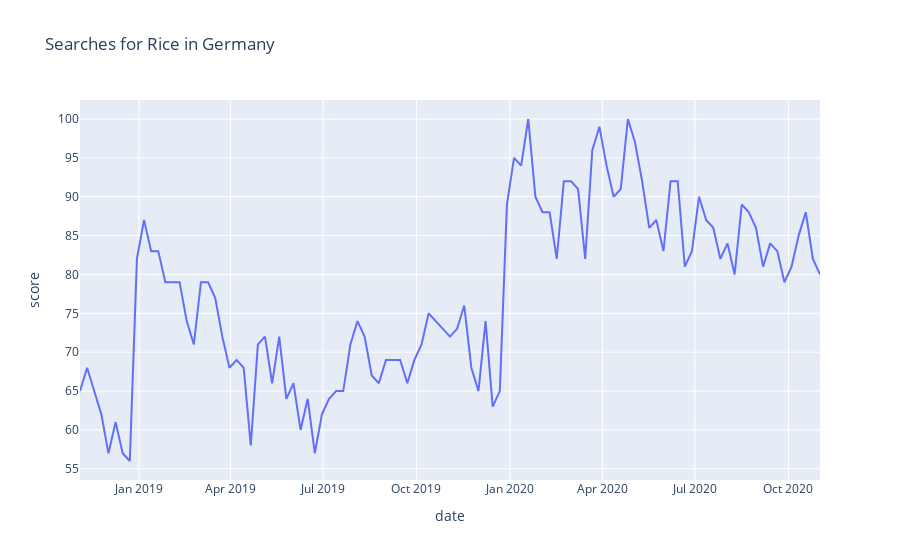

The cell this chart's notebook holds for it:
### Code cell
germany_rice_fig = px.line(germany[germany.term.str.lower()=="rice"], x="date", y="score", title="Searches for Rice in Germany")
germany_rice_fig.show()

### Figure 1 — Plotly figure (JSON) as saved in the notebook; plotly's stock layout.template omitted (floating-point values rounded to 4 significant figures)
{"data": [{"hovertemplate": "date=%{x}<br>score=%{y}<extra></extra>", "legendgroup": "", "line": {"color": "#636efa", "dash": "solid"}, "mode": "lines", "name": "", "orientation": "v", "showlegend": false, "type": "scatter", "x": ["2018-11-04", "2018-11-11", "2018-11-18", "2018-11-25", "2018-12-02", "2018-12-09", "2018-12-16", "2018-12-23", "2018-12-30", "2019-01-06", "2019-01-13", "2019-01-20", "2019-01-27", "2019-02-03", "2019-02-10", "2019-02-17", "2019-02-24", "2019-03-03", "2019-03-10", "2019-03-17", "2019-03-24", "2019-03-31", "2019-04-07", "2019-04-14", "2019-04-21", "2019-04-28", "2019-05-05", "2019-05-12", "2019-05-19", "2019-05-26", "2019-06-02", "2019-06-09", "2019-06-16", "2019-06-23", "2019-06-30", "2019-07-07", "2019-07-14", "2019-07-21", "2019-07-28", "2019-08-04", "2019-08-11", "2019-08-18", "2019-08-25", "2019-09-01", "2019-09-08", "2019-09-15", "2019-09-22", "2019-09-29", "2019-10-06", "2019-10-13", "2019-10-20", "2019-10-27", "2019-11-03", "2019-11-10", "2019-11-17", "2019-11-24", "2019-12-01", "2019-12-08", "2019-12-15", "2019-12-22", "2019-12-29", "2020-01-05", "2020-01-12", "2020-01-19", "2020-01-26", "2020-02-02", "2020-02-09", "2020-02-16", "2020-02-23", "2020-03-01", "2020-03-08", "2020-03-15", "2020-03-22", "2020-03-29", "2020-04-05", "2020-04-12", "2020-04-19", "2020-04-26", "2020-05-03", "2020-05-10", "2020-05-17", "2020-05-24", "2020-05-31", "2020-06-07", "2020-06-14", "2020-06-21", "2020-06-28", "2020-07-05", "2020-07-12", "2020-07-19", "2020-07-26", "2020-08-02", "2020-08-09", "2020-08-16", "2020-08-23", "2020-08-30", "2020-09-06", "2020-09-13", "2020-09-20", "2020-09-27", "2020-10-04", "2020-10-11", "2020-10-18", "2020-10-25", "2020-11-01"], "xaxis": "x", "y": [65, 68, 65, 62, 57, 61, 57, 56, 82, 87, 83, 83, 79, 79, 79, 74, 71, 79, 79, 77, 72, 68, 69, 68, 58, 71, 72, 66, 72, 64, 66, 60, 64, 57, 62, 64, 65, 65, 71, 74, 72, 67, 66, 69, 69, 69, 66, 69, 71, 75, 74, 73, 72, 73, 76, 68, 65, 74, 63, 65, 89, 95, 94, 100, 90, 88, 88, 82, 92, 92, 91, 82, 96, 99, 94, 90, 91, 100, 97, 92, 86, 87, 83, 92, 92, 81, 83, 90, 87, 86, 82, 84, 80, 89, 88, 86, 81, 84, 83, 79, 81, 85, 88, 82, 80], "yaxis": "y"}], "layout": {"legend": {"tracegroupgap": 0}, "title": {"text": "Searches for Rice in Germany"}, "xaxis": {"anchor": "y", "domain": [0, 1], "title": {"text": "date"}}, "yaxis": {"anchor": "x", "domain": [0, 1], "title": {"text": "score"}}}}
